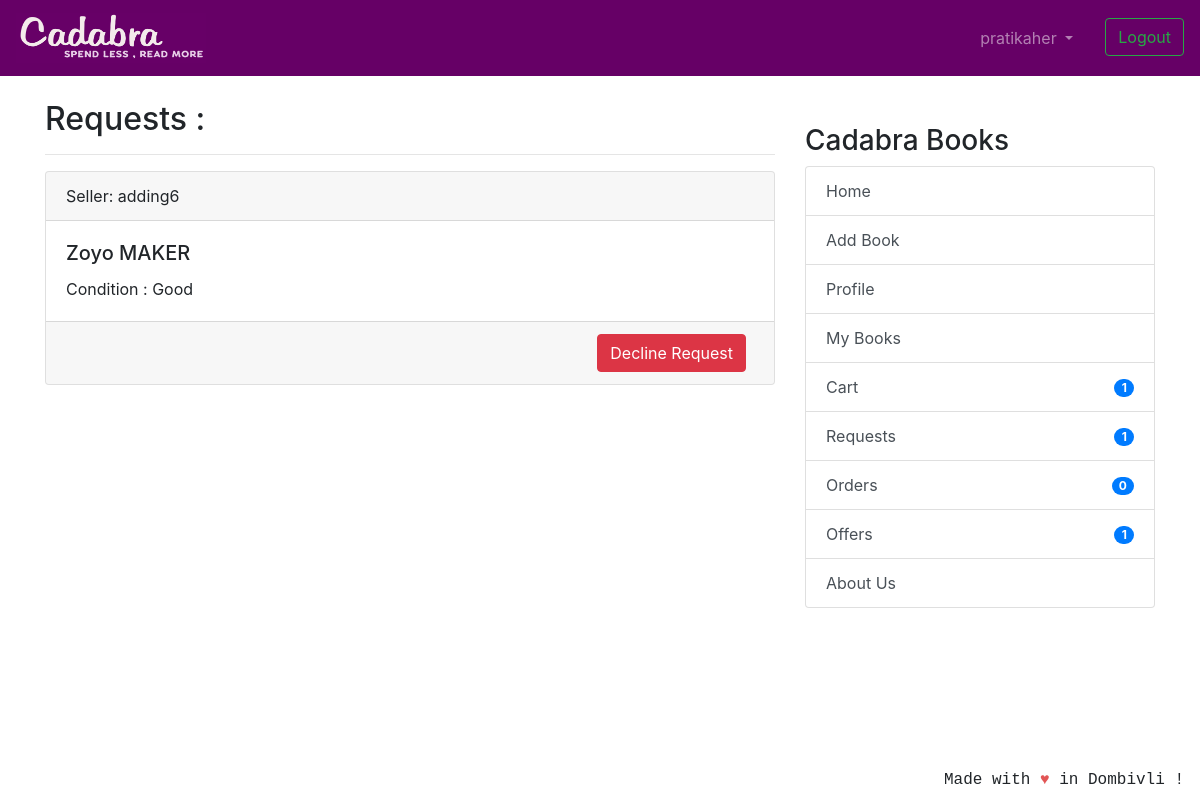
The page /transaction/requests/ (signed in) on the database as committed earlier.
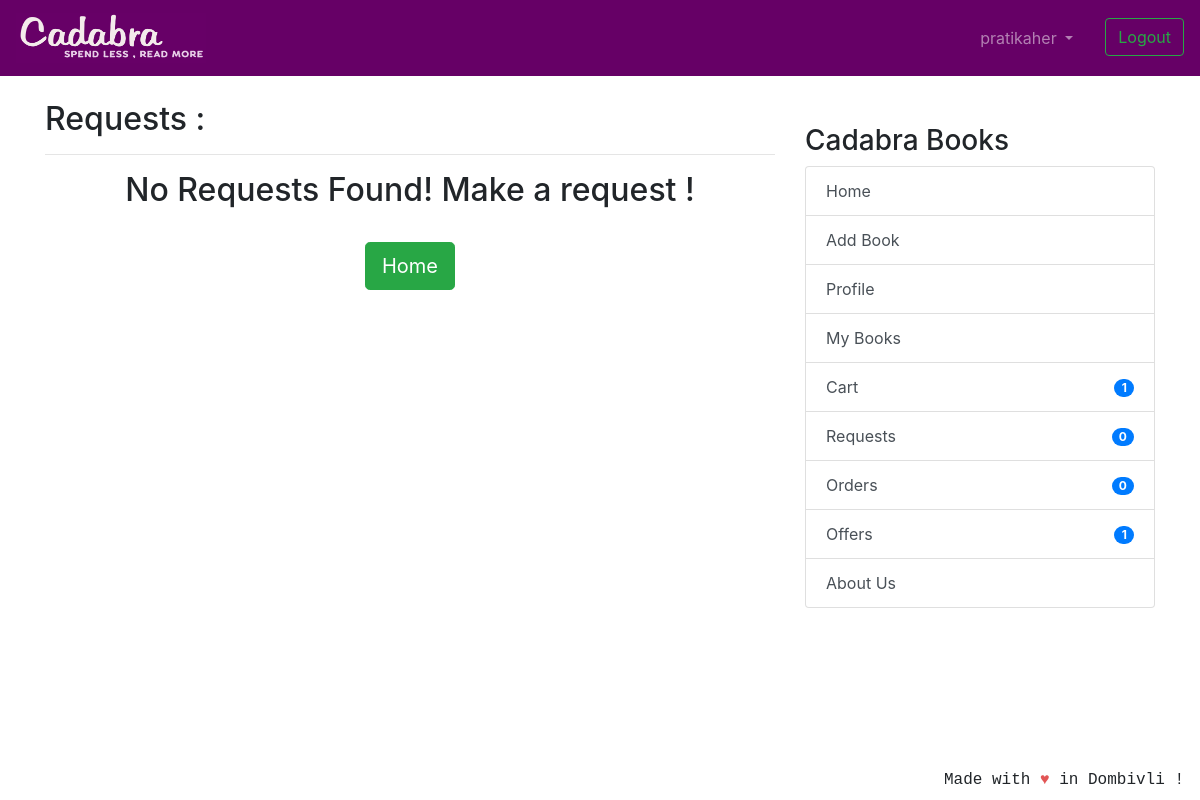
The same page on the database as committed later.
### coreapp/models.py (models this page shows, shortened)
class Requests(models.Model):
    requester = models.ForeignKey(
        User, related_name='to_user', on_delete=models.CASCADE)
    offerrer = models.ForeignKey(
        User, related_name='from_user', on_delete=models.CASCADE)
    timestamp = models.DateTimeField(auto_now_add=True)
    requester_book = models.ForeignKey(
        Book, related_name='requester_book_from_user', on_delete=models.CASCADE)

class Book(models.Model):
    user = models.ForeignKey(User, on_delete=models.CASCADE, null=True)
    book_name = models.CharField(
        max_length=100, help_text="We only deal with original books with ISBN codes, pirated books will not be accepted.")
    author_name = models.CharField(max_length=100, blank=True, null=True)
    description = models.CharField(max_length=2000, blank=True, null=True)
    image = models.ImageField('Book Image', null=True,
                              blank=True, upload_to="book_images/")
    price = models.IntegerField(
        null=True, blank=True, help_text="We would be deducting 20 rupees from item price for delivery purposes.")
    sell_or_exchange = models.CharField(
        max_length=100, choices=BUY_OR_EXCHANGE, default='Exchange', help_text="By adding items to exchange you can make requests to other users for exchange.")
    condition = models.CharField(
        max_length=100, choices=CONITION_CHOICES, default='Acceptable')
    created_at = models.DateTimeField(auto_now_add=True)
    image_url = models.CharField(max_length=500,blank=True,null=True)
    class Meta:
        verbose_name = 'Book'
        verbose_name_plural = 'Books'

### transaction/views.py (the view)
# urls.py: path('requests/', views.RequestListView.as_view(), name='requests_view'),
class RequestListView(LoginRequiredMixin, generic.ListView):
    model = Requests
    template_name = 'transaction_request.html'
    context_object_name = 'requests'
    def get_queryset(self):
        return Requests.objects.filter(requester=self.request.user).order_by('timestamp')

### nofapapp/context_processors.py (called while the page is built)
def add_variable_to_context(request):
    if request.user.id:
        orderitems = Order.objects.get(owner=request.user.profile)
        return {
            'requestscount': Requests.objects.filter(requester=request.user).count(),
            'offercount' : Requests.objects.filter(offerrer=request.user).count(),
            'orderscount': Transaction.objects.filter(Q(offerrer=request.user) | Q(requester=request.user)).count()+FinalBuyOrder.objects.filter(user=request.user).count(),
            'cartitemscount': orderitems.items.count(),
            'addresscheck': get_object_or_404(ShippingAddress, profile=get_object_or_404(Profile, user=request.user)).address1,
            }
    else:
        return {}

### templates/transaction_request.html (shortened to what this page needs)
{% extends 'base.html' %}
{% block content %}
<h2>Requests :</h2>
<hr/>
{% if requests %}
{% for request in requests %}
<div class="card text-left">
    <div class="card-header">
        Seller: {{ request.offerrer }}</a>
    </div>
    <div class="card-body">
        <h5 class="card-title">{{ request.requester_book.book_name }}</h5>
        <p class="card-text">Condition : {{ request.requester_book.condition }} </p>
    </div>
    <div class="card-footer text-mutxed">
        <a href="{% url 'transaction:request-delete' request.id %}" class="mr-2 btn btn-danger float-right">Decline Request</a>
    </div>
</div>
{% endfor %}
{% else %}
<h2 align="center">No Requests Found! Make a request !</h2>
<br />
<div class="container">
    <div class="row">
        <div class="col text-center">
            <a class="btn btn-success btn-lg center" href="{% url 'coreapp:list_entries' %}"> Home </a>
        </div>
    </div>
</div>
{% endif %}
{% endblock %}

### templates/base.html (shortened to what this page needs)
{% load static %}
<!doctype html>
<html lang="en">
  <head>
    <link rel="stylesheet" href="https://stackpath.bootstrapcdn.com/bootstrap/4.2.1/css/bootstrap.min.css"
>
  </head>
  <body>
    <header class="site-header">
<nav class="navbar navbar-expand-lg navbar-dark" style="background-color: #660066;">
  <a class="navbar-brand" href="{% url 'coreapp:list_entries' %}">
      <img src="{% static 'img/cadabra.png' %}" alt="Logo" style="width:190px;height:50px" >
    </a>
  <div class="collapse navbar-collapse" id="navbarSupportedContent">
    <ul class="navbar-nav ml-auto">
      {% if user.is_authenticated %}
      <li class="nav-item dropdown">
        <a class="nav-link dropdown-toggle mr-3" href="#" id="navbarDropdown" role="button" data-toggle="dropdown"
          aria-haspopup="true" aria-expanded="false">
          {{ user.username }}
        </a>
      </li>
      <li><a class="btn btn-outline-success ml-2 my-2 my-sm-0" href="{% url 'logout'%}">Logout</a></li>
        {% else %}
      <li><a href="{% url 'login' %}" class="btn btn-outline-success">Login</a></li>
      <li><a href="{% url 'coreapp:signup' %}" class="btn btn-primary ml-2">Sign up</a></li>
      {% endif %}
    </ul>
  </div>
</nav>
  </header>
  <br/>
    <div class="container">
      <div class="row justify-content-center">
        <div class="col-8">
          {% block content %}
          {% endblock %}
        </div>
        {% if user.is_authenticated %}
                <div class="col-md-4">
                  <div class="content-section">
                    <br/>
                    <h3>Cadabra Books</h3>
                      <ul class="list-group">
                        <a class="list-group-item list-group-item-action" href="{% url 'coreapp:list_entries' %}" > Home </a>
                        <a class="list-group-item list-group-item-action" href="{% url 'coreapp:new_entry' %}" > Add Book</a>
                        <a class="list-group-item list-group-item-action" href="{% url 'coreapp:profile' %}" >Profile</a>
                        <a class="list-group-item list-group-item-action" href="{% url 'coreapp:userbooks' %}" >My Books</a>
                        <a class="list-group-item list-group-item-action" href="{% url 'cart:cart_items' %}" >Cart<span class="badge badge-primary badge-pill float-right mt-1">{{ cartitemscount }}</span> </a>
                        <a class="list-group-item list-group-item-action" href="{% url 'transaction:requests_view' %}" >Requests<span class="badge badge-primary badge-pill float-right mt-1">{{ requestscount }}</span></a>
                        <a class="list-group-item list-group-item-action" href="{% url 'transaction:orders_view' %}" >Orders <span class="badge badge-primary badge-pill float-right mt-1">{{ orderscount }}</span></a>
                        <a class="list-group-item list-group-item-action" href="{% url 'transaction:offers_view' %}" >Offers <span class="badge badge-primary badge-pill float-right mt-1">{{ offercount }}</span></a>
                        <a class="list-group-item list-group-item-action" href="{% url 'coreapp:aboutus' %}">About Us</a>
                      </ul>
                      <br/>
                  </div>
                </div>
                {% endif %}
      </div>
    </div>
<footer class="site-footer mr-3 mb-2" style="position:fixed;right:0;bottom:0;font-family: 'Courier';font-style: bold;">
  Made with <span style="color: #e25555;">&hearts;</span> in Dombivli !
</footer>
</body>
</html>

Rows that differ between the two databases and show on the page:
removed Requests: offerrer "adding6", requester_book.book_name "Zoyo MAKER", requester_book.condition "Good"
Other text that changed with them:
{{ requestscount }}: "1" → "0"
text now shown: "No Requests Found! Make a request ! Home"
